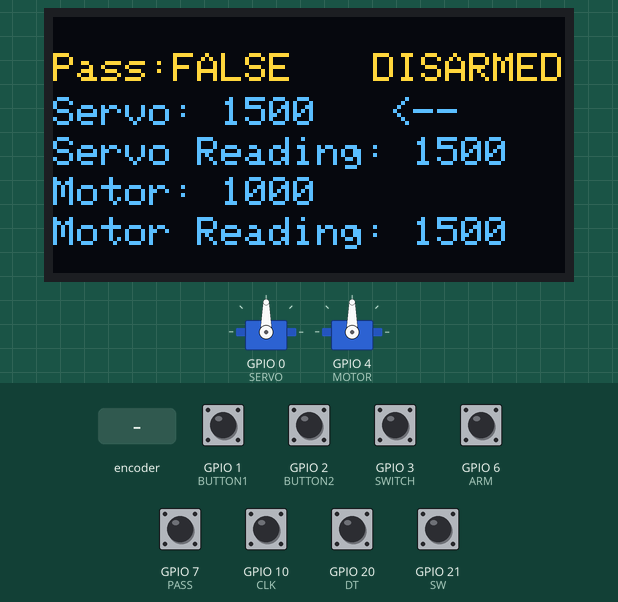
Recording of a sketch running on a simulated ESP32-S3. On the bench: 2 × servo, 128×64 one-colour display. The inputs (shaded band) are chosen by the test bench; at power-on: GPIO 1 (BUTTON1), GPIO 2 (BUTTON2), GPIO 3 (SWITCH), GPIO 6 (ARM), GPIO 7 (PASS), GPIO 10 (CLK), GPIO 20 (DT), GPIO 21 (SW) HIGH. The OLED is the two-colour kind (top 16 rows yellow); what the sketch prints to the serial monitor is not drawn.

Above: at 1.2 s.
1.3 s: GPIO 3 (SWITCH) pulled LOW for 0.15 s
At 2.6 s:
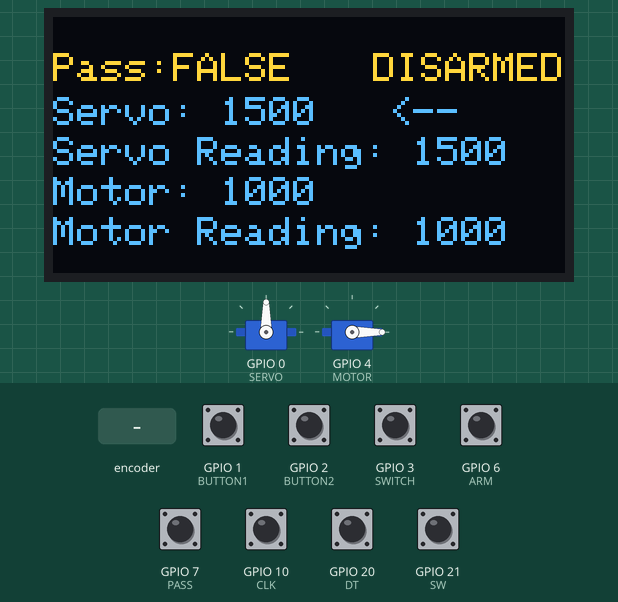
2.9 s: GPIO 21 (SW) pulled LOW for 0.15 s
At 4.1 s:
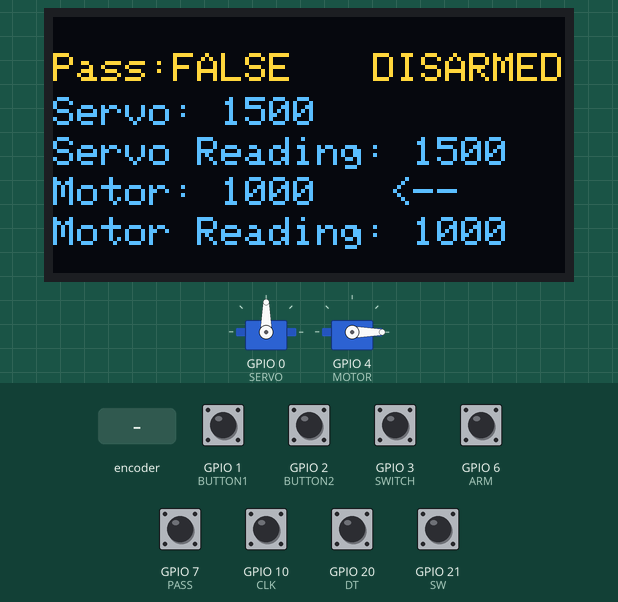
4.5 s: GPIO 6 (ARM) pulled LOW for 0.15 s
At 4.6 s:
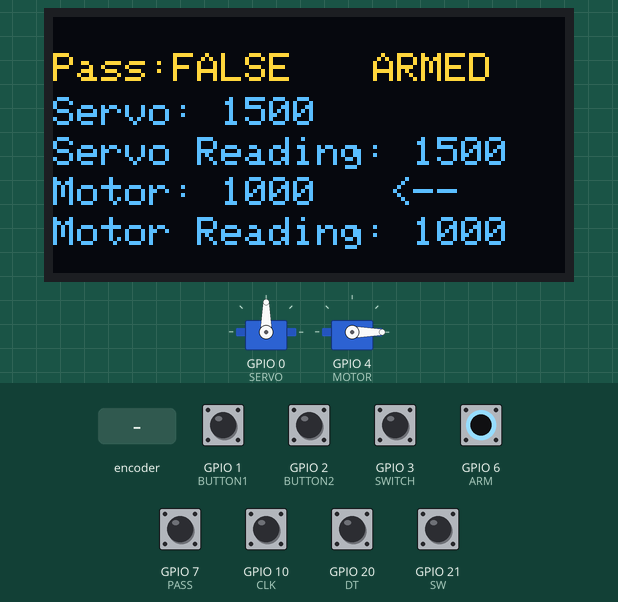
6.1 s: GPIO 7 (PASS) pulled LOW for 0.15 s
At 6.2 s:
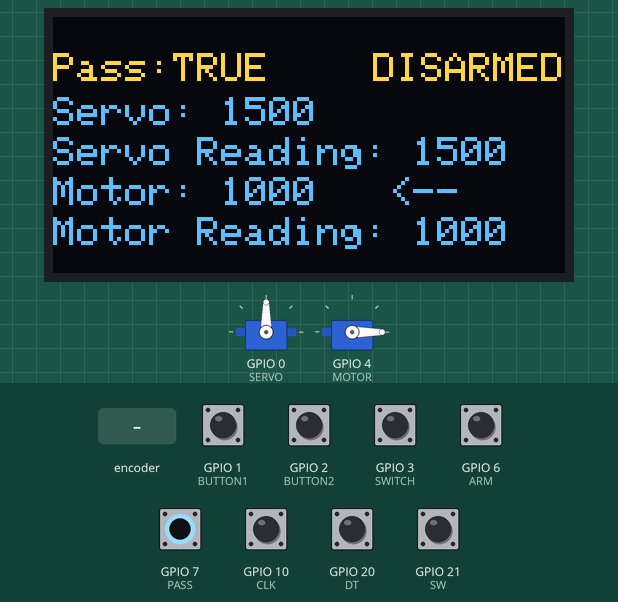
7.7 s: GPIO 3 (SWITCH) pulled LOW for 1 s
At 8.1 s:
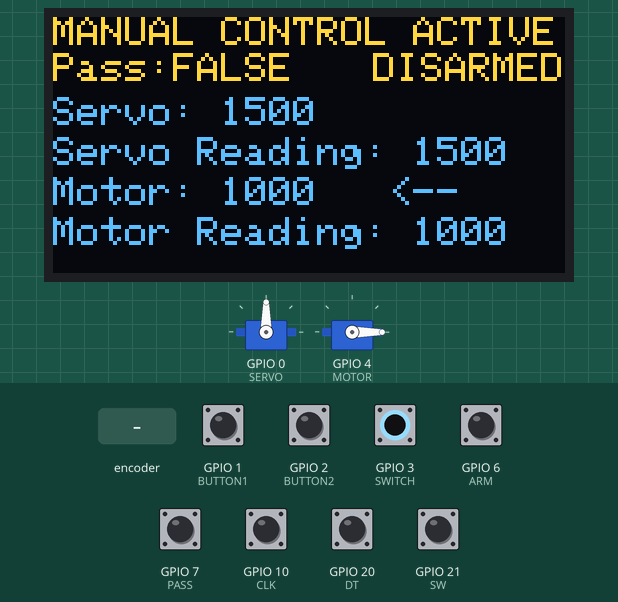
10.2 s: rotary encoder on GPIO 10 (CLK) / GPIO 20 (DT) turned 2 steps (second pin leading)
At 11.6 s:
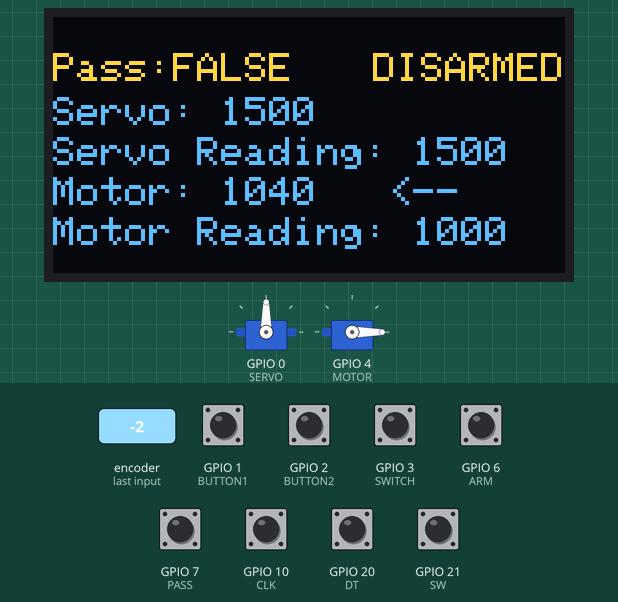
Timing chart, 0 to 13.1 s (numbered marks = the images above; inputs shaded):
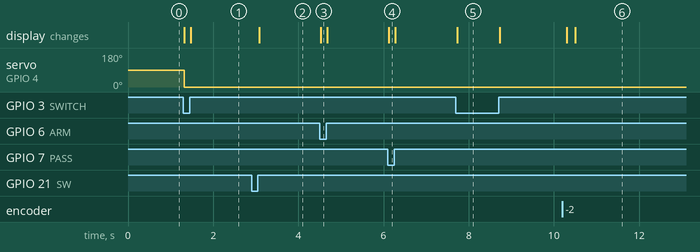

Measured:
- after the input at 1.3 s, servo on GPIO 4 (MOTOR): 90° → 0° at once; the display: first differs from a run without the input at once (image 1 shows a later state)
- after the input at 2.9 s, the display: changes after 0.18 s (image 2)
- after the input at 4.5 s, the display: changes at once (image 3)
- after the input at 6.1 s, the display: changes at once (image 4)
- after the input at 7.7 s, the display: changes at once (image 5)
- after the input at 10.2 s, the display: first changes after 0.10 s (image 6 shows a later state)

The sketch:

CapstoneWorking.ino
```cpp
#include <ESP32Servo.h>
#include <Arduino.h>
#include <Wire.h>
#include <Adafruit_GFX.h>
#include <Adafruit_SSD1306.h>

#define CLK 10
#define DT 20
#define SW 21
#define SERVO 0
#define MOTOR 4
#define BUTTON1 1
#define BUTTON2 2
#define SWITCH 3
#define PASS 7
#define ARM 6

#define SCREEN_WIDTH 128 // OLED display width, in pixels
#define SCREEN_HEIGHT 64 // OLED display height, in pixels

float servo_sensitivity = 1; //
float motor_sensitivity = 1;

int motor_usec = 1000;
int servo_usec = 1500;
int currentStateCLK;
int lastStateCLK;
int pulseCount = 0; // Variable to count pulses
bool pitch_selected = true;
bool button_pressed = false;
bool in_menu = false;
int switchbutton_counter = 0;
int button_hold_counter = 0;
bool manual_control_mode_active = true;
bool button1_pressed = false;
bool button2_pressed = false;
bool servo_sent = false;
bool motor_sent = false;

bool passthrough_active;
bool arm_active;

int num_of_menu_items = 1; // 1 means 2

Servo pitch_servo;
Servo motor_fauxservo;
Adafruit_SSD1306 display(SCREEN_WIDTH, SCREEN_HEIGHT, &Wire, -1);

void UpdateDisplay(){
//Update The Display With all the info
  if (servo_usec == pitch_servo.readMicroseconds()) {servo_sent = true;} else {servo_sent = false;}
  if (motor_usec == motor_fauxservo.readMicroseconds()) {motor_sent = true;} else {motor_sent = false;}
  // Update the display
  display.clearDisplay();
  if (in_menu) {
    display.setCursor(0, 0); display.print("MENU:");
    display.setCursor(0, 20); display.print("SerSens: "); display.print(servo_sensitivity); if(switchbutton_counter == 0){display.print("   <--");}
    display.setCursor(0, 30); display.print("MotSens: "); display.print(motor_sensitivity); if(switchbutton_counter == 1){display.print("   <--");}
  } else {
    if (manual_control_mode_active){display.setCursor(0, 0); display.print("MANUAL CONTROL ACTIVE");}
    display.setCursor(0, 9); display.print("Pass:"); if (passthrough_active){display.print("TRUE");} else{display.print("FALSE");}
    display.setCursor(80, 9); if (arm_active){display.print("ARMED");} else {display.print("DISARMED");}
    display.setCursor(0, 20); display.print("Servo: "); display.print(servo_usec); if (pitch_selected) { display.print("   <--"); }
    display.setCursor(0, 30); display.print("Servo Reading: "); display.print(pitch_servo.readMicroseconds());
    display.setCursor(0, 40); display.print("Motor: "); display.print(motor_usec); if (pitch_selected == false) { display.print("   <--"); }
    display.setCursor(0, 50); display.print("Motor Reading: "); display.print(motor_fauxservo.readMicroseconds());
  }
  display.display();
}

void CheckButtons(){
  // CHECKBUTTONS
  if (digitalRead(PASS)==LOW){
    if (passthrough_active == false){passthrough_active = true;UpdateDisplay();}

  }
  if (digitalRead(PASS)== HIGH){
    if (passthrough_active == true){passthrough_active = false;UpdateDisplay();}

  }
  if (digitalRead(ARM)==LOW){
    if (arm_active == false){arm_active = true;UpdateDisplay();}
  }
  else {
    if (arm_active == true){arm_active = false;UpdateDisplay();}
  }

  // CHECK BUTTON1
  if (digitalRead(BUTTON1) == LOW && button1_pressed == false){ //First Detection of Button1
    button1_pressed = true;
    if (pitch_selected){pitch_servo.writeMicroseconds(servo_usec);}
    if (!pitch_selected){motor_fauxservo.writeMicroseconds(motor_usec);}

    UpdateDisplay();
    delay(50);
  }
  if (digitalRead(BUTTON1) == HIGH){
    button1_pressed = false;

  }

  // CHECK BUTTON2
  if (digitalRead(BUTTON2) == LOW && button2_pressed == false){ //First Detection of Button2
    button2_pressed = true;
  }
  if (digitalRead(BUTTON2)== HIGH && button2_pressed == true){// First detection of release
    button2_pressed = false;
  }

  // CHECK KNOBBUTTON
  if (digitalRead(SW) == LOW) {
    if (button_pressed == false){ // if button is detected for the first time
      Serial.println("Button pressed!");
      button_pressed = true;
    }
    if (button_pressed == true) { // If button was already detected in a previous loop
      button_hold_counter++;
    }
    UpdateDisplay();
    Serial.println(button_hold_counter);
  }
  if (digitalRead(SW) == HIGH){ // when button is not detected
    if (button_pressed == true){ // if last loop button was pressed
      button_pressed = false;
      if (button_hold_counter <= 50){
        if (in_menu){
          switchbutton_counter ++;
          if (switchbutton_counter > num_of_menu_items){switchbutton_counter = 0;}
        }
        if (!in_menu){pitch_selected = !pitch_selected;}
      }
      if (button_hold_counter > 50){
        in_menu = !in_menu; // Toggle menu mode
      }
    button_hold_counter = 0;
    UpdateDisplay();
    }
  }

  // CHECK SWITCH
  if (digitalRead(SWITCH) == LOW){
    if (manual_control_mode_active == false){
      manual_control_mode_active = true;
      UpdateDisplay();
    }

  }
  else {
    if (manual_control_mode_active == true){
      manual_control_mode_active = false;
      UpdateDisplay();
    }
  }

}

void setup() {
  pinMode(CLK, INPUT);
  pinMode(DT, INPUT);
  pinMode(SW, INPUT_PULLUP); // Use internal pull-up resistor for the switch
  pinMode(BUTTON1, INPUT_PULLUP);pinMode(BUTTON2, INPUT_PULLUP);pinMode(SWITCH, INPUT_PULLUP);
  pinMode(PASS, INPUT_PULLUP);pinMode(ARM, INPUT_PULLUP);

  Serial.begin(115200); // Start serial communication at 115200 baud
  pitch_servo.attach(SERVO, 500, 2500);
  motor_fauxservo.attach(MOTOR, 1000, 2000);
  if(!display.begin(SSD1306_SWITCHCAPVCC, 0x3C)) { // Initialize with the I2C address
    Serial.println(F("SSD1306 allocation failed"));
    for(;;); // Don't proceed, loop forever
  }


  display.clearDisplay();
  display.setTextSize(1); // Normal 1:1 pixel scale
  display.setTextColor(SSD1306_WHITE); // Draw white text
  CheckButtons();
  UpdateDisplay();
  lastStateCLK = digitalRead(CLK); // Read the initial state of CLK
}

void loop() {
  currentStateCLK = digitalRead(CLK); // Read the current state of CLK

  // If the state of CLK has changed, then we have a pulse
  if (currentStateCLK != lastStateCLK) {
    // If the DT state is different than the CLK state, then the encoder is rotating counterclockwise
    if (digitalRead(DT) != currentStateCLK) { pulseCount--; } else { pulseCount++; }

    // Only update the servo_angle after two pulses
    if (abs(pulseCount) >= 2) {
      if (in_menu) {
        if (pulseCount > 0) {
          if (switchbutton_counter == 0){servo_sensitivity += 0.1;}
          if (switchbutton_counter == 1){motor_sensitivity += 0.1;}
        } else {
          if (switchbutton_counter == 0){servo_sensitivity -= 0.1;}
          if (switchbutton_counter == 1){motor_sensitivity -= 0.1;}
        }
        servo_sensitivity = constrain(servo_sensitivity, 0.1, 10.0); // Constrain sensitivity to a reasonable range
        motor_sensitivity = constrain(motor_sensitivity, 0.1, 10.0); // Constrain sensitivity to a reasonable range
        pulseCount = 0; // Reset pulse count after updating the sensitivity
        UpdateDisplay();
      } else {
        if (pitch_selected) {
          if (pulseCount > 0) {
            servo_usec += (20 * servo_sensitivity);
          } else {
            servo_usec -= (20 * servo_sensitivity);
          }
          pulseCount = 0; // Reset pulse count after updating the servo_angle
          servo_usec = constrain(servo_usec, 500, 2500);
        }
        if (pitch_selected == false) {
          if (pulseCount > 0) {
            motor_usec += (20 * motor_sensitivity);
          } else {
            motor_usec -= (20 * motor_sensitivity);
          }
          pulseCount = 0; // Reset pulse count after updating the servo_angle
          motor_usec = constrain(motor_usec, 1000, 2000);
        }
        UpdateDisplay();
        Serial.print(servo_usec); Serial.print(motor_usec); Serial.print(button_hold_counter); Serial.println();
      }
    }
  }

  CheckButtons();

  if (manual_control_mode_active){pitch_servo.writeMicroseconds(servo_usec);motor_fauxservo.writeMicroseconds(motor_usec);}


  lastStateCLK = currentStateCLK; // Update lastStateCLK with the current state
}
```
